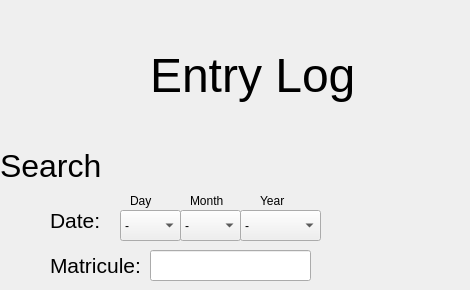
      <widget class="QWidget" name="tab_4">
       <attribute name="title">
        <string>Entry Log</string>
       </attribute>
       <widget class="QLabel" name="label_6">
        <property name="geometry">
         <rect>
          <x>50</x>
          <y>200</y>
          <width>81</width>
          <height>41</height>
         </rect>
        </property>
        <property name="font">
         <font>
          <pointsize>16</pointsize>
         </font>
        </property>
        <property name="text">
         <string>Date:</string>
        </property>
       </widget>
       <widget class="QLabel" name="label_8">
        <property name="geometry">
         <rect>
          <x>190</x>
          <y>190</y>
          <width>41</width>
          <height>21</height>
         </rect>
        </property>
        <property name="text">
         <string>Month</string>
        </property>
       </widget>
       <widget class="QComboBox" name="Month">
        <property name="geometry">
         <rect>
          <x>180</x>
          <y>210</y>
          <width>61</width>
          <height>31</height>
         </rect>
        </property>
        <item>
         <property name="text">
          <string>-</string>
         </property>
        </item>
        <item>
         <property name="text">
          <string>1</string>
         </property>
        </item>
        <item>
         <property name="text">
          <string>2</string>
         </property>
        </item>
        <item>
         <property name="text">
          <string>3</string>
         </property>
        </item>
        <item>
         <property name="text">
          <string>4</string>
         </property>
        </item>
        <item>
         <property name="text">
          <string>5</string>
         </property>
        </item>
        <item>
         <property name="text">
          <string>6</string>
         </property>
        </item>
        <item>
         <property name="text">
          <string>7</string>
         </property>
        </item>
        <item>
         <property name="text">
          <string>8</string>
         </property>
        </item>
        <item>
         <property name="text">
          <string>9</string>
         </property>
        </item>
        <item>
         <property name="text">
          <string>10</string>
         </property>
        </item>
        <item>
         <property name="text">
          <string>11</string>
         </property>
        </item>
        <item>
         <property name="text">
          <string>12</string>
         </property>
        </item>
       </widget>
       <widget class="QLabel" name="label_7">
        <property name="geometry">
         <rect>
          <x>130</x>
          <y>190</y>
          <width>31</width>
          <height>21</height>
         </rect>
        </property>
        <property name="text">
         <string>Day</string>
        </property>
       </widget>
       <widget class="QComboBox" name="Day">
        <property name="geometry">
         <rect>
          <x>120</x>
          <y>210</y>
          <width>61</width>
          <height>31</height>
         </rect>
        </property>
        <item>
         <property name="text">
          <string>-</string>
         </property>
        </item>
        <item>
         <property name="text">
          <string>1</string>
         </property>
        </item>
        <item>
         <property name="text">
          <string>2</string>
         </property>
        </item>
        <item>
         <property name="text">
          <string>3</string>
         </property>
        </item>
        <item>
         <property name="text">
          <string>4</string>
         </property>
        </item>
        <item>
         <property name="text">
          <string>5</string>
         </property>
        </item>
        <item>
         <property name="text">
          <string>6</string>
         </property>
        </item>
        <item>
         <property name="text">
          <string>7</string>
         </property>
        </item>
        <item>
         <property name="text">
          <string>8</string>
         </property>
        </item>
        <item>
         <property name="text">
          <string>9</string>
         </property>
        </item>
        <item>
         <property name="text">
          <string>10</string>
         </property>
        </item>
        <item>
         <property name="text">
          <string>11</string>
         </property>
        </item>
        <item>
         <property name="text">
          <string>12</string>
         </property>
        </item>
        <item>
         <property name="text">
          <string>13</string>
         </property>
        </item>
        <item>
         <property name="text">
          <string>14</string>
         </property>
        </item>
        <item>
         <property name="text">
          <string>15</string>
         </property>
        </item>
        <item>
         <property name="text">
          <string>16</string>
         </property>
        </item>
        <item>
         <property name="text">
          <string>17</string>
         </property>
        </item>
        <item>
         <property name="text">
          <string>18</string>
         </property>
        </item>
        <item>
         <property name="text">
          <string>19</string>
         </property>
        </item>
        <item>
         <property name="text">
          <string>20</string>
         </property>
        </item>
        <item>
         <property name="text">
          <string>21</string>
         </property>
        </item>
        <item>
         <property name="text">
          <string>22</string>
         </property>
        </item>
        <item>
         <property name="text">
          <string>23</string>
         </property>
        </item>
        <item>
         <property name="text">
          <string>24</string>
         </property>
        </item>
        <item>
         <property name="text">
          <string>25</string>
         </property>
        </item>
        <item>
         <property name="text">
          <string>26</string>
         </property>
        </item>
        <item>
         <property name="text">
          <string>27</string>
         </property>
        </item>
        <item>
         <property name="text">
          <string>28</string>
         </property>
        </item>
        <item>
         <property name="text">
          <string>29</string>
         </property>
        </item>
        <item>
         <property name="text">
          <string>30</string>
         </property>
        </item>
        <item>
         <property name="text">
          <string>31</string>
         </property>
        </item>
       </widget>
       <widget class="QComboBox" name="Year">
        <property name="geometry">
         <rect>
          <x>240</x>
          <y>210</y>
          <width>81</width>
          <height>31</height>
         </rect>
        </property>
        <item>
         <property name="text">
          <string>-</string>
         </property>
        </item>
        <item>
         <property name="text">
          <string>2018</string>
         </property>
        </item>
       </widget>
       <widget class="QLabel" name="label_9">
        <property name="geometry">
         <rect>
          <x>260</x>
          <y>190</y>
          <width>31</width>
          <height>21</height>
         </rect>
        </property>
        <property name="text">
         <string>Year</string>
        </property>
       </widget>
       <widget class="QLabel" name="label_11">
        <property name="geometry">
         <rect>
          <x>50</x>
          <y>250</y>
          <width>101</width>
          <height>31</height>
         </rect>
        </property>
        <property name="font">
         <font>
          <pointsize>16</pointsize>
         </font>
        </property>
        <property name="text">
         <string>Matricule:</string>
        </property>
       </widget>
       <widget class="QLineEdit" name="MAT_Search">
        <property name="geometry">
         <rect>
          <x>150</x>
          <y>250</y>
          <width>161</width>
          <height>31</height>
         </rect>
        </property>
       </widget>
       <widget class="QLabel" name="label_19">
        <property name="geometry">
         <rect>
          <x>0</x>
          <y>150</y>
          <width>151</width>
          <height>31</height>
         </rect>
        </property>
        <property name="font">
         <font>
          <pointsize>24</pointsize>
         </font>
        </property>
        <property name="text">
         <string>Search</string>
        </property>
       </widget>
       <widget class="QLabel" name="Icon_7">
        <property name="geometry">
         <rect>
          <x>150</x>
          <y>0</y>
          <width>311</width>
          <height>151</height>
         </rect>
        </property>
        <property name="font">
         <font>
          <pointsize>36</pointsize>
         </font>
        </property>
        <property name="text">
         <string>Entry Log</string>
        </property>
       </widget>
       <widget class="QLabel" name="Icon_8">
        <property name="geometry">
         <rect>
          <x>10</x>
          <y>0</y>
          <width>141</width>
          <height>151</height>
         </rect>
        </property>
        <property name="text">
         <string/>
        </property>
        <property name="pixmap">
         <pixmap resource="resource.qrc">:/new/prefix1/Icons/log-in.png</pixmap>
        </property>
       </widget>
      </widget>
